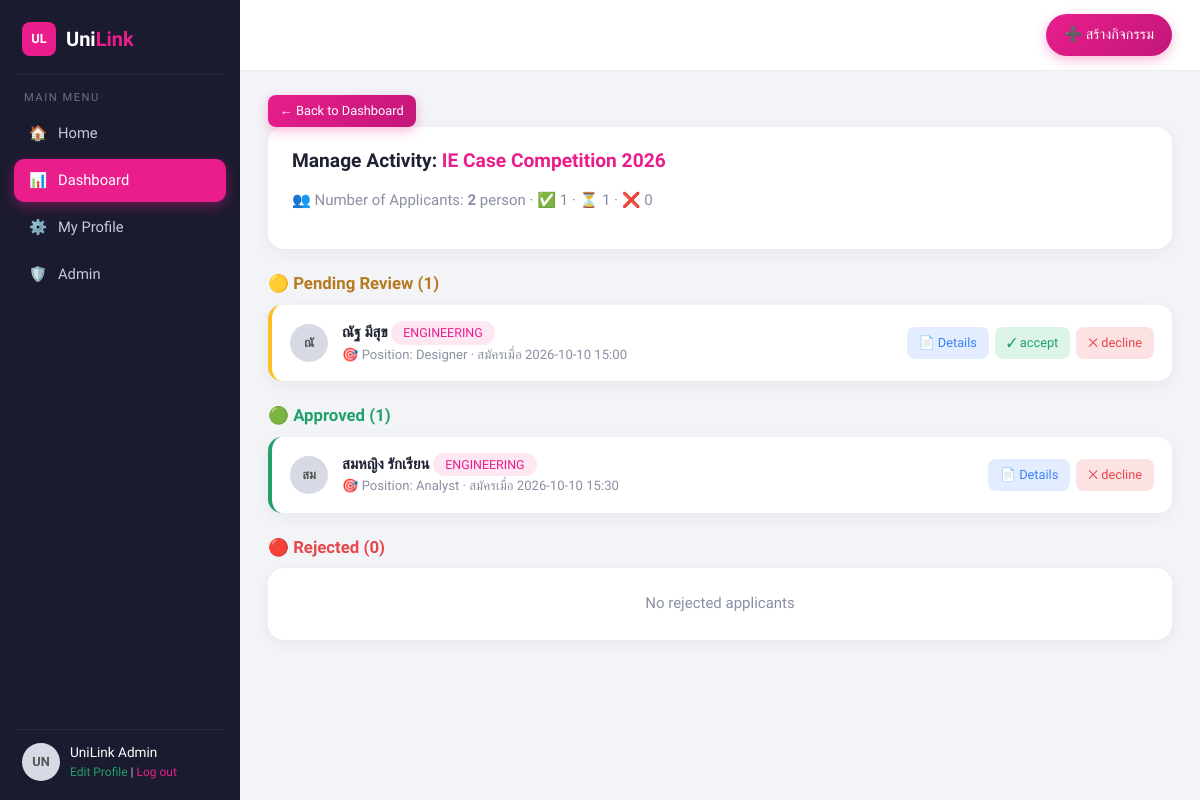
The app's page /pages/view_applicants.php?act_id=1001 (signed in) with its own data.
### tables this page shows
CREATE TABLE users (
  user_id     VARCHAR(50)  NOT NULL PRIMARY KEY,             
  user_name   VARCHAR(100) NOT NULL,                         
  email       VARCHAR(100) NOT NULL UNIQUE,                  
  password    VARCHAR(255) NOT NULL,                         
  role        ENUM('admin','user','guest') NOT NULL DEFAULT 'user',
  faculty     VARCHAR(100) NULL,
  major       VARCHAR(100) NULL,
  dob         DATE         NULL,
  phone       VARCHAR(20)  NULL,
  line_id     VARCHAR(50)  NULL,
  ig          VARCHAR(50)  NULL,
  bio         TEXT         NULL,
  profile_pic VARCHAR(255) NULL,
  skills      TEXT         NULL,                             
  created_at  TIMESTAMP    NOT NULL DEFAULT CURRENT_TIMESTAMP
);

CREATE TABLE activity (
  act_id      INT(11)      NOT NULL AUTO_INCREMENT PRIMARY KEY,
  user_id     VARCHAR(50)  NOT NULL,                         
  title       VARCHAR(255) NOT NULL,
  category    VARCHAR(100) NOT NULL,
  organizer   VARCHAR(255) NOT NULL,
  logo_text   VARCHAR(50)  NULL,
  theme_color VARCHAR(20)  NOT NULL DEFAULT '#E91E8C',
  regis_date  DATE         NOT NULL,                         
  act_date    DATE         NOT NULL,                         
  fee         VARCHAR(100) NOT NULL DEFAULT 'ฟรี',
  benefits    VARCHAR(255) NULL,
  description TEXT         NULL,
  questions   TEXT         NULL,                             
  contact     VARCHAR(255) NULL,
  image_path  VARCHAR(255) NULL,
  status      VARCHAR(50)  NOT NULL DEFAULT 'open',          
  created_at  TIMESTAMP    NOT NULL DEFAULT CURRENT_TIMESTAMP,
  INDEX idx_category (category),
  INDEX idx_status (status),
  CONSTRAINT fk_activity_user FOREIGN KEY (user_id)
    REFERENCES users(user_id) ON DELETE CASCADE ON UPDATE CASCADE
);

CREATE TABLE application (
  id            INT(11)      NOT NULL AUTO_INCREMENT PRIMARY KEY,
  user_id       VARCHAR(50)  NOT NULL,                       
  activity_id   INT(11)      NOT NULL,                       
  faculty       VARCHAR(255) NOT NULL,
  role          VARCHAR(255) NOT NULL,                       
  answers       TEXT         NULL,                           
  status        ENUM('pending','approved','rejected') NOT NULL DEFAULT 'pending',
  reject_reason TEXT         NULL,
  created_at    TIMESTAMP    NOT NULL DEFAULT CURRENT_TIMESTAMP,
  UNIQUE KEY uq_user_activity (user_id, activity_id),        
  CONSTRAINT fk_app_user FOREIGN KEY (user_id)
    REFERENCES users(user_id) ON DELETE CASCADE ON UPDATE CASCADE,
  CONSTRAINT fk_app_activity FOREIGN KEY (activity_id)
    REFERENCES activity(act_id) ON DELETE CASCADE
);

### pages/view_applicants.php (the view, shortened to what this page needs)
<?php
require_once '../includes/functions.php';
require_once '../includes/layout.php';
$me = require_login();
$actId = (int)($_GET['act_id'] ?? 0);
$st = $pdo->prepare('SELECT * FROM activity WHERE act_id = ?');
$st->execute([$actId]);
$a = $st->fetch();
$st = $pdo->prepare('SELECT ap.*, u.user_name, u.email, u.phone, u.line_id, u.ig, u.skills, u.bio, u.major, u.profile_pic
    FROM application ap JOIN users u ON u.user_id = ap.user_id
    WHERE ap.activity_id = ? ORDER BY ap.created_at ASC');
$st->execute([$actId]);
$groups = ['pending' => [], 'approved' => [], 'rejected' => []];
foreach ($st->fetchAll() as $row) $groups[$row['status']][] = $row;
$total = array_sum(array_map('count', $groups));
$labels = [
    'pending'  => ['🟡', 'Pending Review', 'ยังไม่มีผู้สมัครที่รอพิจารณา'],
    'approved' => ['🟢', 'Approved', 'No approved applicants'],
    'rejected' => ['🔴', 'Rejected', 'No rejected applicants'],
];
page_start('ผู้สมัคร ' . $a['title'], 'dashboard');
?>
<a class="btn btn-primary btn-sm" href="dashboard.php">← Back to Dashboard</a>
<div class="panel">
  <h2>Manage Activity: <span class="pink"><?= e($a['title']) ?></span></h2>
  <p class="muted">👥 Number of Applicants: <b><?= $total ?></b> person · ✅ <?= count($groups['approved']) ?> · ⏳ <?= count($groups['pending']) ?> · ❌ <?= count($groups['rejected']) ?></p>
</div>
<?php foreach ($groups as $status => $list): [$dot, $label, $emptyText] = $labels[$status]; ?>
  <h3 class="group-title status-<?= $status ?>"><?= $dot ?> <?= $label ?> (<?= count($list) ?>)</h3>
  <?php if (!$list): ?><div class="panel empty"><?= $emptyText ?></div><?php endif; ?>
  <?php foreach ($list as $ap): $answers = json_list($ap['answers']); ?>
    <div class="applicant status-<?= $status ?>">
      <div class="applicant-row">
        <?= avatar_html($ap) ?>
        <div class="grow">
          <b><?= e($ap['user_name']) ?></b> <span class="tag small"><?= e(mb_strtoupper($ap['faculty'])) ?></span>
          <div class="muted small">🎯 Position: <?= e($ap['role']) ?> · สมัครเมื่อ <?= e(date('Y-m-d H:i', strtotime($ap['created_at']))) ?></div>
        </div>
        <div class="applicant-actions">
          <button type="button" class="btn btn-light-blue btn-sm" data-toggle="#detail<?= (int)$ap['id'] ?>">📄 Details</button>
          <?php if ($status !== 'approved'): ?>
            <form method="post" action="update_application.php" class="inline">
              <button class="btn btn-success-light btn-sm">✓ accept</button>
            </form>
          <?php endif; ?>
          <?php if ($status !== 'rejected'): ?>
            <button type="button" class="btn btn-danger-light btn-sm" data-toggle="#reject<?= (int)$ap['id'] ?>">✕ decline</button>
          <?php endif; ?>
        </div>
      </div>
    </div>
  <?php endforeach; ?>
<?php endforeach; ?>
<?php page_end(); ?>

### includes/layout.php (shortened to what this page needs)
<?php
function page_start(string $title, string $active = '', array $opts = []): void
{
    $u = current_user();
    $admin = !empty($opts['admin']);
    ?>
<!doctype html>
<html lang="th">
<head>
<link rel="stylesheet" href="../assets/css/style.css">
</head>
<body class="<?= $admin ? 'is-admin' : '' ?>">
<div class="app">
  <aside class="sidebar">
    <?php if ($admin): ?>
      <a class="brand" href="admin_dashboard.php"><span>Uni<b>Link</b> <em>ADMIN</em></span></a>
      <nav class="menu">
        <a class="<?= $active === 'admin_dashboard' ? 'active' : '' ?>" href="admin_dashboard.php"><i>📈</i><span>Dashboard</span></a>
        <a class="<?= $active === 'admin_users' ? 'active' : '' ?>" href="admin_manage_user.php"><i>👥</i><span>Manage User</span></a>
        <a class="<?= $active === 'admin_activities' ? 'active' : '' ?>" href="admin_manage_activity.php"><i>🗓️</i><span>Manage Activity</span></a>
        <a href="home.php"><i>🏠</i><span>ดูหน้าเว็บ</span></a>
        <a class="danger" href="logout.php?admin=1"><i>↪</i><span>Logout</span></a>
      </nav>
    <?php else: ?>
      <a class="brand" href="home.php"><span class="logo">UL</span><span>Uni<b>Link</b></span></a>
      <div class="menu-label">MAIN MENU</div>
      <nav class="menu">
        <a class="<?= $active === 'home' ? 'active' : '' ?>" href="home.php"><i>🏠</i><span>Home</span></a>
        <a class="<?= $active === 'dashboard' ? 'active' : '' ?>" href="dashboard.php"><i>📊</i><span>Dashboard<?= $u ? '' : ' 🔒' ?></span></a>
        <?php if ($u): ?>
          <a class="<?= $active === 'profile' ? 'active' : '' ?>" href="profile.php"><i>⚙️</i><span>My Profile</span></a>
          <?php if ($u['role'] === 'admin'): ?>
            <a href="admin_dashboard.php"><i>🛡️</i><span>Admin</span></a>
          <?php endif; ?>
        <?php endif; ?>
      </nav>
      <div class="user-box">
        <?php if ($u): ?>
          <?= avatar_html($u) ?>
          <div>
            <div class="user-name"><?= e($u['user_name']) ?></div>
            <div class="user-links"><a href="profile.php" class="green">Edit Profile</a> | <a href="logout.php" class="pink">Log out</a></div>
          </div>
        <?php endif; ?>
      </div>
    <?php endif; ?>
  </aside>
  <main class="main">
    <?php
    if (!$admin) {
        if (isset($opts['topbar'])) {
            if ($opts['topbar'] !== false) echo $opts['topbar'];
        } else {
            echo '<div class="topbar"><div class="topbar-spacer"></div><a class="btn btn-primary pill" href="create.php">➕ สร้างกิจกรรม</a></div>';
        }
    }
    ?>
    <div class="content">
    <?php endforeach;
}
function page_end(): void
{
    ?>
    </div>
  </main>
</div>
</body>
</html>
<?php
}

### includes/functions.php (shortened to what this page needs)
<?php
require_once __DIR__ . '/../config/db.php';
function e($s): string
{
    return htmlspecialchars((string)($s ?? ''), ENT_QUOTES, 'UTF-8');
}
function current_user(bool $refresh = false): ?array
{
    global $pdo;
    static $cache = false;
    if ($cache !== false && !$refresh) return $cache;
    $st = $pdo->prepare('SELECT * FROM users WHERE user_id = ?');
    $st->execute([$_SESSION['user_id']]);
    $cache = $st->fetch() ?: null;
    return $cache;
}
function require_login(): array
{
    $u = current_user();
    return $u;
}
function initials(?string $s): string
{
    $s = trim((string)$s);
    return $s === '' ? '?' : mb_strtoupper(mb_substr($s, 0, 2));
}
function avatar_html(?array $u, string $size = ''): string
{
    $cls = 'avatar ' . $size;
    return '<span class="' . $cls . '">' . e(initials($u['user_name'] ?? '?')) . '</span>';
}

### assets/css/style.css (style rules this page uses)
:root { --pink: #E91E8C; --pink-dark: #C2177A; --pink-soft: #FDE7F3; --purple: #8E24AA; --side: #1A1B2E; --side-2: #25263D; --bg: #F3F4F8; --card: #FFFFFF; --text: #1F2233; --muted: #8A8FA3; --line: #ECEDF2; --green: #22A06B; --green-soft: #DCF5E8; --red: #E5484D; --red-soft: #FDE2E3; --yellow: #B7791F; --yellow-soft: #FFF4D6; --blue: #3B82F6; --blue-soft: #E3EDFF; --radius: 16px; --shadow: 0 4px 18px rgba(31, 34, 51, .06); }
* { box-sizing: border-box; }
html, body { margin: 0; }
body { font-family: 'Prompt', system-ui, sans-serif; background: var(--bg); color: var(--text); font-size: 15px; line-height: 1.55; }
a { color: inherit; text-decoration: none; }
h1, h2, h3, h4 { margin: 0 0 .6em; line-height: 1.3; }
h2 { font-size: 1.2rem; }
h3 { font-size: 1.05rem; }
.muted { color: var(--muted); }
.small { font-size: .82rem; }
.pink { color: var(--pink); }
.green { color: var(--green); }
.grow { flex: 1; }
.app { display: flex; min-height: 100vh; }
.sidebar { width: 240px; flex-shrink: 0; background: var(--side); color: #C9CBD8; display: flex; flex-direction: column; padding: 18px 14px; position: sticky; top: 0; height: 100vh; }
.brand { display: flex; align-items: center; gap: 10px; font-size: 1.25rem; font-weight: 700; color: #fff; padding: 4px 8px 18px; border-bottom: 1px solid var(--side-2); margin-bottom: 14px; }
.brand b { color: var(--pink); }
.logo { background: var(--pink); color: #fff; border-radius: 8px; width: 34px; height: 34px; display: grid; place-items: center; font-size: .8rem; }
.menu-label { font-size: .7rem; letter-spacing: 1.5px; color: #6B6E85; padding: 0 10px 6px; }
.menu { display: flex; flex-direction: column; gap: 4px; }
.menu a { display: flex; align-items: center; gap: 10px; padding: 10px 14px; border-radius: 10px; font-size: .92rem; transition: .15s; }
.menu a i { font-style: normal; width: 20px; text-align: center; }
.menu a.active { background: var(--pink); color: #fff; box-shadow: 0 4px 14px rgba(233, 30, 140, .4); }
.user-box { margin-top: auto; display: flex; gap: 10px; align-items: center; padding: 12px 8px 0; border-top: 1px solid var(--side-2); }
.user-name { color: #fff; font-size: .85rem; font-weight: 500; }
.user-links { font-size: .75rem; }
.main { flex: 1; min-width: 0; display: flex; flex-direction: column; }
.content { padding: 24px 28px 48px; max-width: 1180px; width: 100%; margin: 0 auto; }
.topbar { display: flex; align-items: center; gap: 12px; padding: 14px 28px; background: #fff; border-bottom: 1px solid var(--line); position: sticky; top: 0; z-index: 20; }
.avatar { width: 38px; height: 38px; border-radius: 50%; background: #D7D9E4; color: #555; display: inline-grid; place-items: center; font-size: .8rem; font-weight: 600; object-fit: cover; flex-shrink: 0; }
.btn { display: inline-flex; align-items: center; justify-content: center; gap: 6px; border: 0; border-radius: 10px; padding: 10px 18px; font: inherit; font-weight: 500; font-size: .9rem; cursor: pointer; transition: .15s; white-space: nowrap; }
.btn.pill { border-radius: 999px; }
.btn-sm { padding: 6px 12px; font-size: .8rem; border-radius: 8px; }
.btn-primary { background: linear-gradient(135deg, var(--pink), var(--pink-dark)); color: #fff; box-shadow: 0 4px 12px rgba(233, 30, 140, .3); }
.btn-danger-light { background: var(--red-soft); color: var(--red); }
.btn-success-light { background: var(--green-soft); color: var(--green); }
.btn-light-blue { background: var(--blue-soft); color: var(--blue); }
form.inline { display: inline; }
.panel { background: var(--card); border-radius: var(--radius); padding: 22px 24px; box-shadow: var(--shadow); margin-bottom: 20px; }
.empty { text-align: center; color: var(--muted); padding: 24px; }
.tag { display: inline-block; background: var(--pink-soft); color: var(--pink); border-radius: 999px; padding: 2px 12px; font-size: .78rem; font-weight: 500; }
.group-title { margin-top: 24px; }
.group-title.status-pending { color: var(--yellow); }
.group-title.status-approved { color: var(--green); }
.group-title.status-rejected { color: var(--red); }
.applicant { background: #fff; border-radius: 14px; padding: 16px 18px; box-shadow: var(--shadow); margin-bottom: 12px; border-left: 4px solid #FBBF24; }
.applicant.status-approved { border-left-color: var(--green); }
.applicant-row { display: flex; align-items: center; gap: 14px; }
.applicant-actions { display: flex; flex-wrap: wrap; gap: 6px; justify-content: flex-end; }

### records on screen
users: user_name "UN", user_name "UniLink Admin"
activity: title "IE Case Competition 2026"
application: user.user_name "ณั", user.user_name "ณัฐ มีสุข", faculty "ENGINEERING", role "Designer", created_at "2026-10-10 15:00"
application: user.user_name "สม", user.user_name "สมหญิง รักเรียน", faculty "ENGINEERING", role "Analyst", created_at "2026-10-10 15:30"

### other values on screen
$total "2"
count($groups['approved']) "1"
count($groups['pending']) "1"
count($groups['rejected']) "0"
$dot "🟡"
$label "Pending Review"
count($list) "1"
$dot "🟢"
$label "Approved"
$dot "🔴"
$label "Rejected"
count($list) "0"
$emptyText "No rejected applicants"
